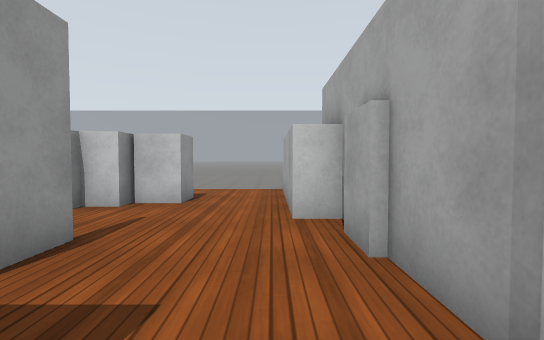
View 1 (above)

24 first-person views from a walk through a robot-simulator world made for Gazebo. The camera is 0.94 m above the floor, tilts 2° down and sees 85° across. The floor is counted in squares, 1 m on a side. Each view is taken from the middle of a square. On the plan, view 1 faces up. The plan holds only what a view shows up to about 11 squares ahead; the rest is blank. Simple patterns stand in for the simulator's built-in surfaces.

View 2
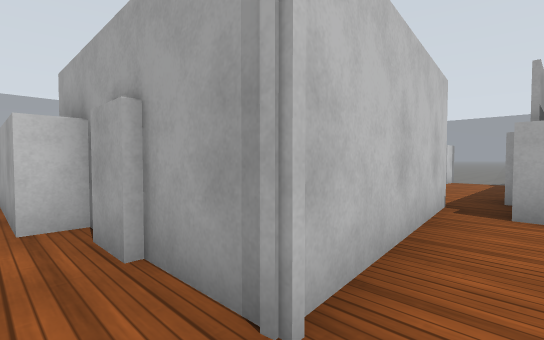

View 3
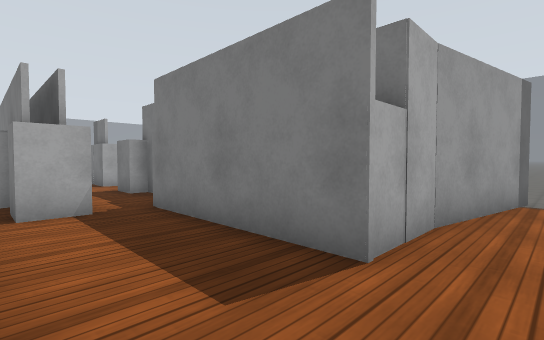

View 4
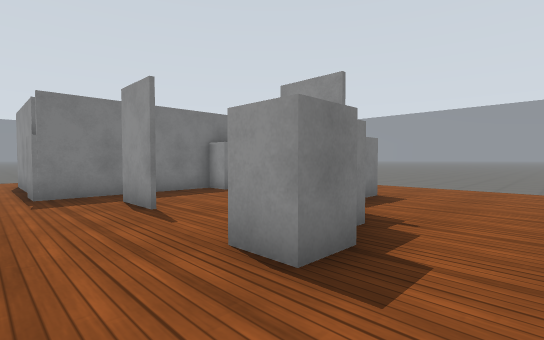

View 5
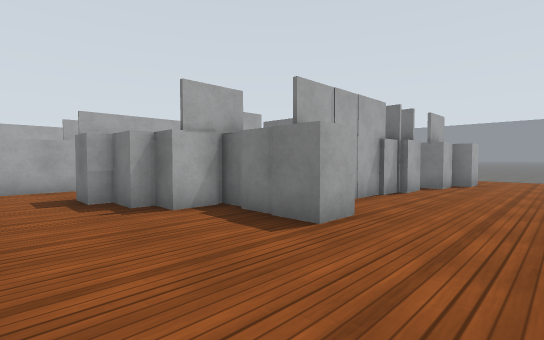

View 6
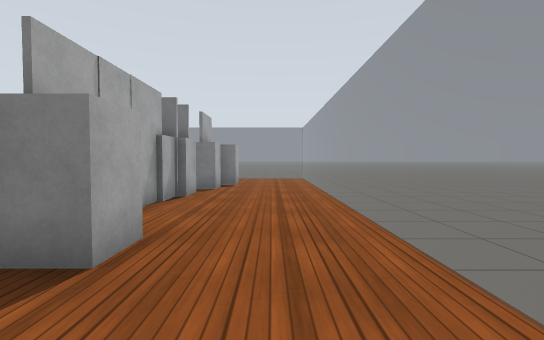

View 7
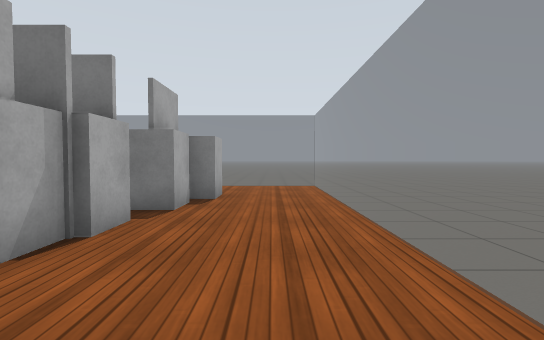

View 8
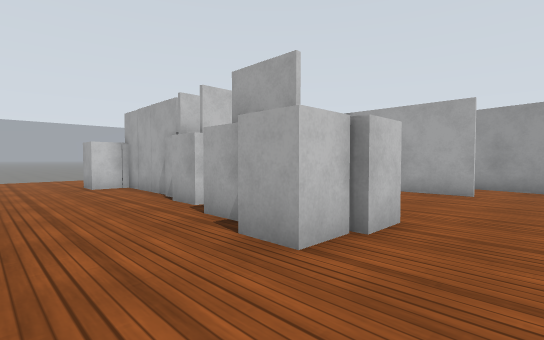

View 9
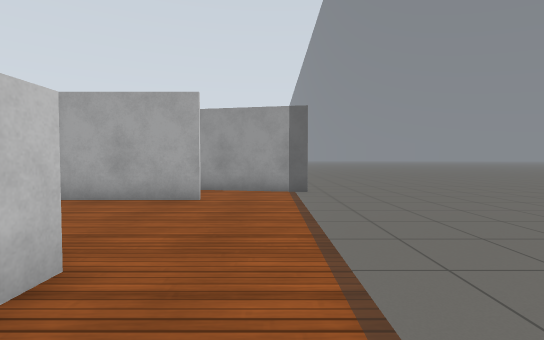

View 10
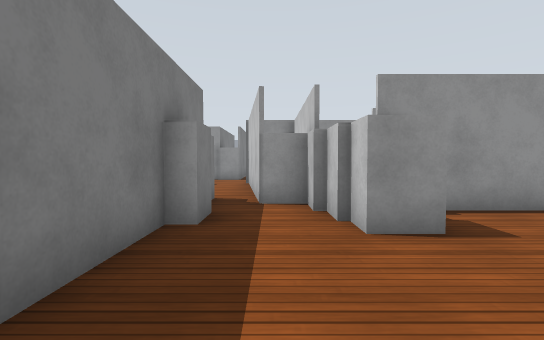

View 11
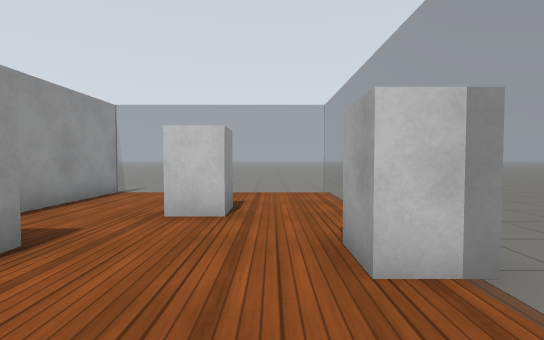

View 12
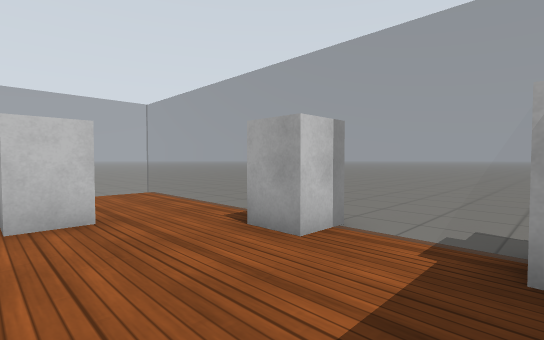

View 13
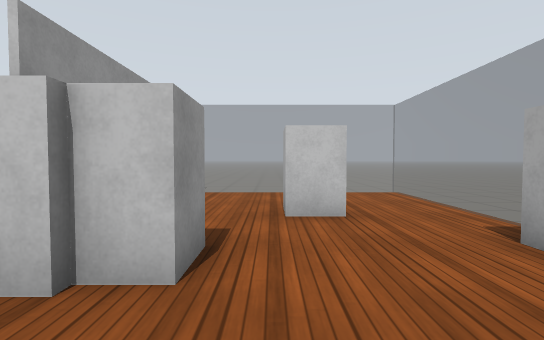

View 14
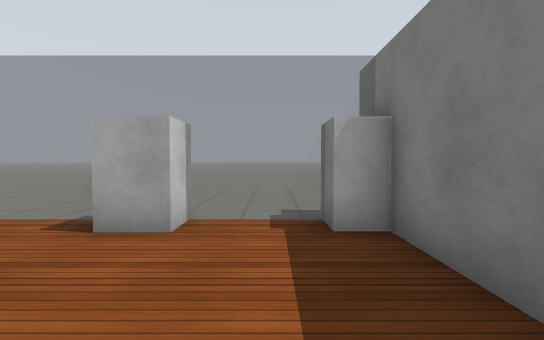

View 15
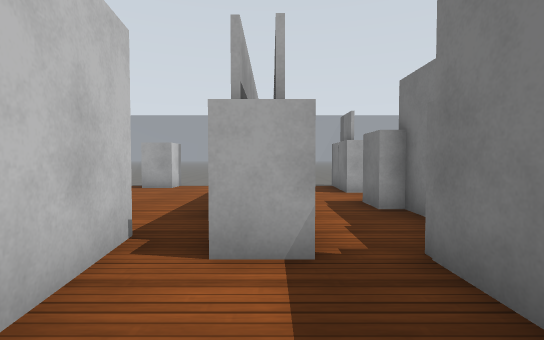

View 16
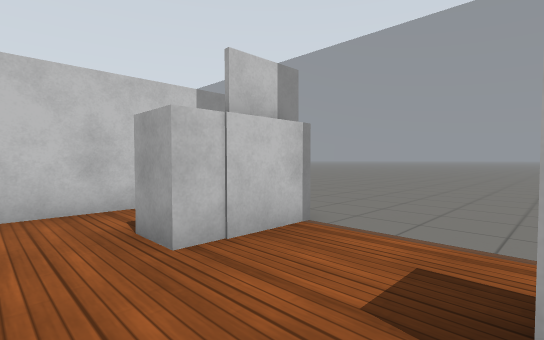

View 17
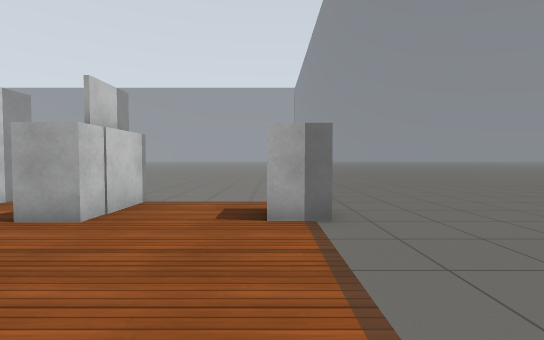

View 18
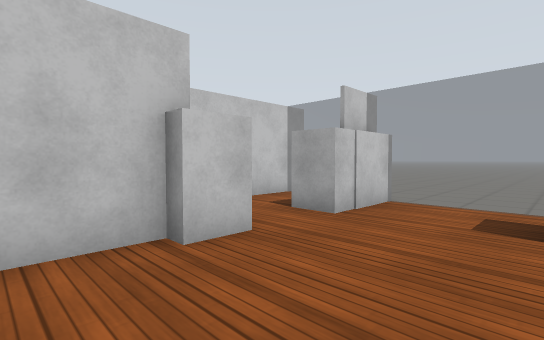

View 19
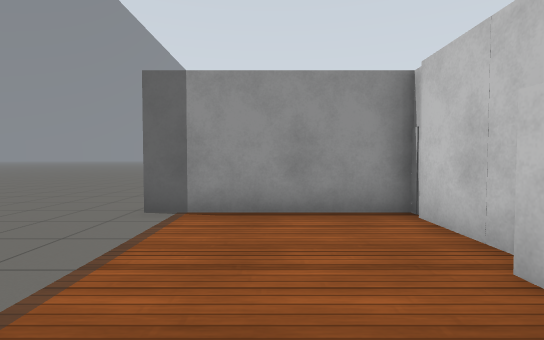

View 20
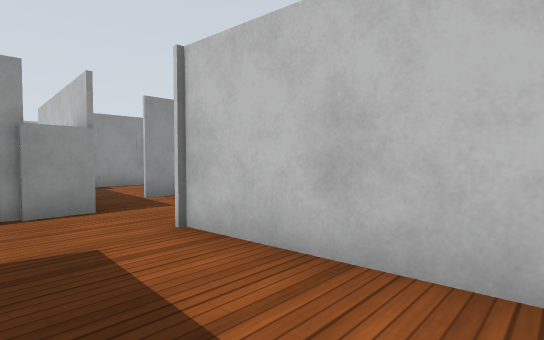

View 21
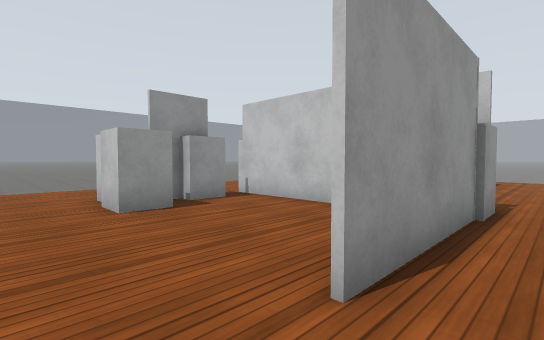

View 22
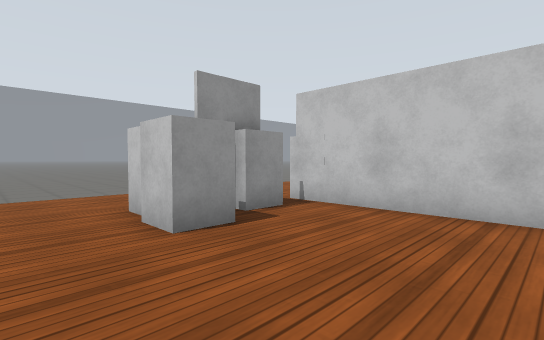

View 23
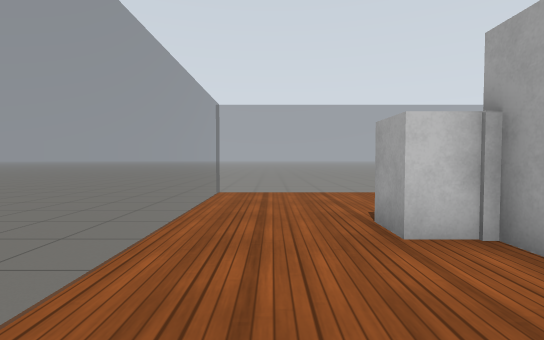

View 24
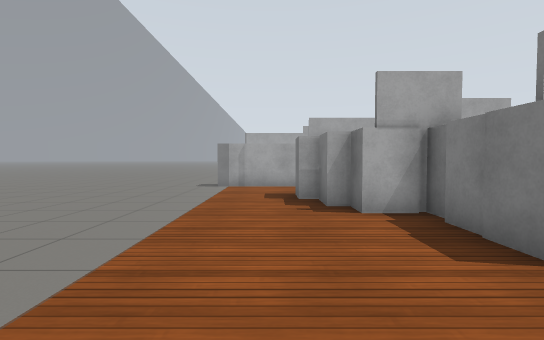

### Floor plan
Key: @ floor where view 1 was taken; # wall or solid block; . floor; = window, fence, low wall or low ledge; B white box.
Columns run from 11 left of view 1 to 14 right of it. Each row starts with its distance up from view 1.
 10 .===========B     =======.
  9 =...........B     #......=
  8 =...........#     #......=
  7 =......BBB..#     #...B..=
  6 =.....BBB...#     #..BB..=
  5 =...BBB.....#     #......=
  4 =....#B.....#B     BB...BB
  3 =....#...#..B   ##BBB....=
  2 =....#...#..#####B.......=
  1 =....B......##.....B....BB
  0 =...BB###BB@.....B#B######
 -1 =.........#..............
 -2 =...BB....#..B##BB..B..BB=
 -3 =...#B....#..##  ###B..BB#
 -4 =...BB....#.#    #.......=
 -5 =...........#    #.......=
 -6 =...........#    #.....B.
 -7 .=== ========    ======B

Positions as (right, up) in squares from view 1, and headings:
1: (0, 0), facing up
2: (0, 0), facing up-right
3: (0, 1), facing down-right
4: (0, 9), facing down-left
5: (-10, 9), facing down-right
6: (-9, 8), facing down
7: (-9, 4), facing down
8: (-10, -6), facing up-right
9: (-8, -6), facing right
10: (13, 2), facing left
11: (12, 1), facing up
12: (10, 1), facing up-right
13: (10, 1), facing up
14: (9, 2), facing right
15: (3, 0), facing right
16: (10, -6), facing up-right
17: (7, -6), facing right
18: (7, -6), facing up-right
19: (11, -5), facing left
20: (5, -1), facing up-left
21: (0, -6), facing up-left
22: (-2, -6), facing up-left
23: (-9, 1), facing up
24: (-10, 8), facing right
